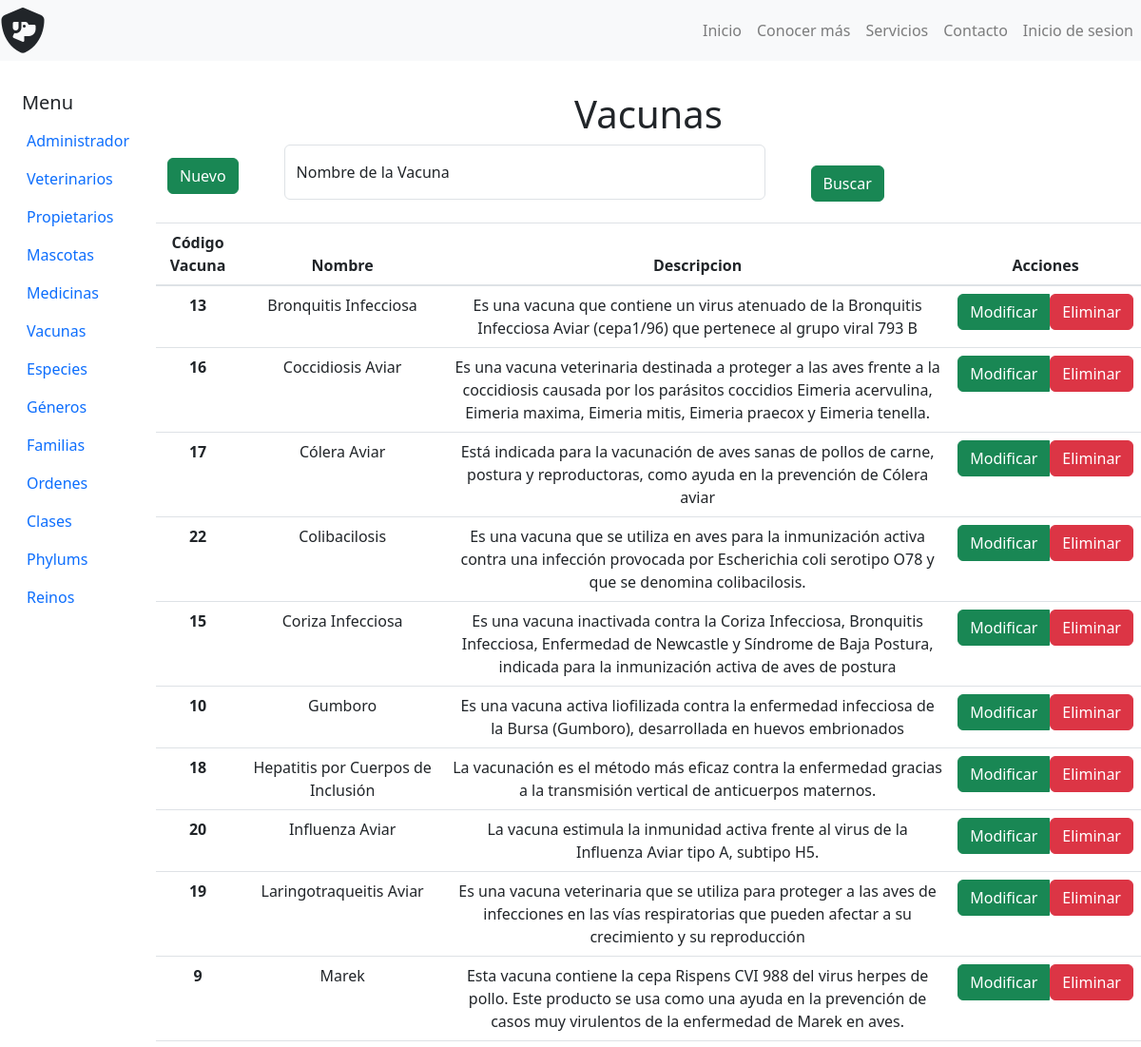
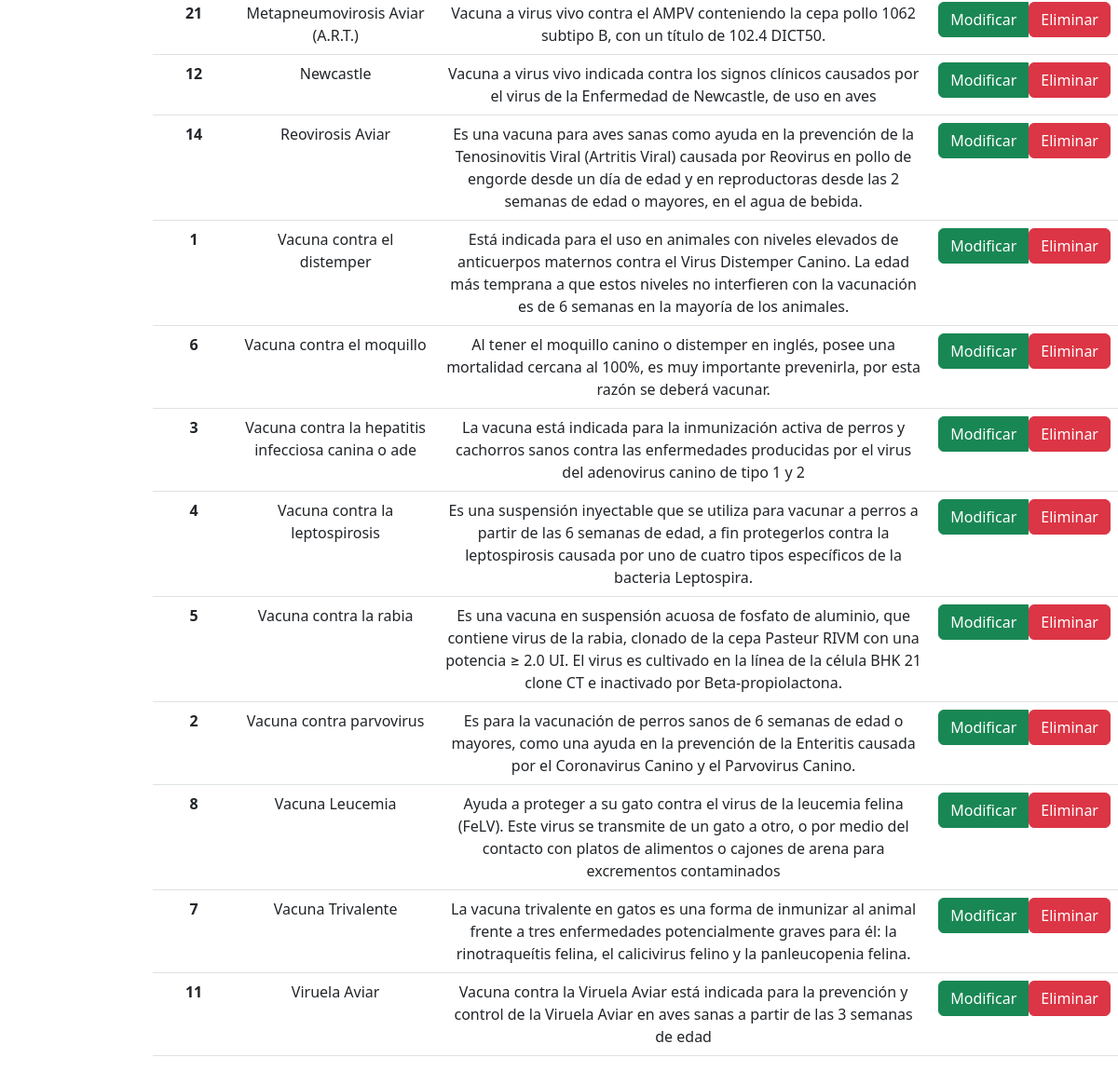
/admin_vacunas.php, run on the app's committed database (2 pictures, top to bottom).
### tables this page shows
CREATE TABLE `tbl_vacunas` (
  `cod_vacuna` int(10) NOT NULL,
  `nombre` varchar(50) NOT NULL,
  `descripcion` varchar(255) NOT NULL
);

### php/vacuna/datos_vacunas_admin.php (called while the page is built, shortened)
<?php
	include_once($_SERVER['DOCUMENT_ROOT'].'/Veterinaria/php/Connect.php');
	$datos_vacunas_query = "select * from tbl_vacunas order by nombre";
	$datos_vacunas = $pdo->prepare($datos_vacunas_query);
	$datos_vacunas->execute();
	$resultado_vacunas = $datos_vacunas->fetchAll();
 ?>

### admin_vacunas.php (the view, shortened to what this page needs)
<?php
    include('php/vacuna/datos_vacunas_admin.php');
?>
<!DOCTYPE html>
<html lang="en">
    <head>
        <link rel="stylesheet" href="Bootstrap/css/bootstrap.min.css">
    </head>
    <body>
        <?php include('nav-bar.php'); ?>
        <div class="container-fluid mt-5">
            <div class="row text-center mt-5">
                <?php include('nav-bar_admin.php'); ?>
                <section class="col  ms-5 mt-5">
                   <div class="text-start">
                        <div class="row text-center">
                            <h1>Vacunas</h1>
                            <div class="col d-flex align-items-center">
                                <header>
                                    <button type="button" class="btn btn-success mb-3" data-bs-toggle="modal" data-bs-target="#Nueva-Vacuna"> Nuevo </button>
                                </header>
                                <form class="form-floating ms-5 w-50" id="form_buscar" method="GET" action="">
                                        <input type="text" name="nombre_vacuna" class="form-control mb-4" id="floatingInput" placeholder="Buscar Administradores">
                                        <label for="floatingInput">Nombre de la Vacuna</label>
                                </form>
                                <button class="btn btn-success ml-5" onclick="document.getElementById('form_buscar').submit();" >Buscar</button>
                            </div>
                               <table class="table">
                                    <thead>
                                    <tr>
                                        <th scope="col">Código Vacuna </th>
                                        <th scope="col">Nombre </th>
                                        <th scope="col">Descripcion </th>
                                        <th scope="col"> Acciones</th>
                                    </tr>
                                    </thead>
                                    <tbody>
                                      <?php
                                        foreach ($resultado_vacunas as $data): ?>
                                    <tr>
                                        <th scope="row"><?php echo $data['cod_vacuna']; ?></th>
                                        <td><?php echo $data['nombre']; ?></td>
                                        <td><?php echo $data['descripcion']; ?></td>
                                        <td>
                                            <div class="btn-group">
                                                <button class="btn btn-success edit" value="<?php echo $data['cod_vacuna'] ?>" data-bs-toggle="modal" data-bs-target="#Modificar-Vacuna<?php echo $data['cod_vacuna'] ?>"><span>Modificar</span></button>
                                                <a href="php/vacuna/delete_vacuna.php?codigo=<?php echo $data['cod_vacuna'] ?>">
                                                    <button class="btn btn-danger"> Eliminar </button>
                                                </a>
                                            </div>
                                        </td>
                                    </tr>
                                    <?php endforeach ?>
                                    </tbody>
                                </table>
                            </div>
                        </div>
                   </div>
            </div>
    </body>
</html>

### data on the page
tbl_vacunas: cod_vacuna "13", nombre "Bronquitis Infecciosa", descripcion "Es una vacuna que contiene un virus atenuado de la Bronquitis Infecciosa Aviar (cepa1/96) que pertenece al grupo viral 793 B"
tbl_vacunas: cod_vacuna "16", nombre "Coccidiosis Aviar", descripcion "Es una vacuna veterinaria destinada a proteger a las aves frente a la coccidiosis causada por los parásitos coccidios Eimeria acervulina, Eimeria maxima, Eimeria mitis, Eimeria praecox y Eimeria tenella."
tbl_vacunas: cod_vacuna "17", nombre "Cólera Aviar", descripcion "Está indicada para la vacunación de aves sanas de pollos de carne, postura y reproductoras, como ayuda en la prevención de Cólera aviar"
tbl_vacunas: cod_vacuna "22", nombre "Colibacilosis", descripcion "Es una vacuna que se utiliza en aves para la inmunización activa contra una infección provocada por Escherichia coli serotipo O78 y que se denomina colibacilosis."
tbl_vacunas: cod_vacuna "15", nombre "Coriza Infecciosa", descripcion "Es una vacuna inactivada contra la Coriza Infecciosa, Bronquitis Infecciosa, Enfermedad de Newcastle y Síndrome de Baja Postura, indicada para la inmunización activa de aves de postura"
tbl_vacunas: cod_vacuna "10", nombre "Gumboro", descripcion "Es una vacuna activa liofilizada contra la enfermedad infecciosa de la Bursa (Gumboro), desarrollada en huevos embrionados"
tbl_vacunas: cod_vacuna "18", nombre "Hepatitis por Cuerpos de Inclusión", descripcion "La vacunación es el método más eficaz contra la enfermedad gracias a la transmisión vertical de anticuerpos maternos."
tbl_vacunas: cod_vacuna "20", nombre "Influenza Aviar", descripcion "La vacuna estimula la inmunidad activa frente al virus de la Influenza Aviar tipo A, subtipo H5."
tbl_vacunas: cod_vacuna "19", nombre "Laringotraqueitis Aviar", descripcion "Es una vacuna veterinaria que se utiliza para proteger a las aves de infecciones en las vías respiratorias que pueden afectar a su crecimiento y su reproducción"
tbl_vacunas: cod_vacuna "9", nombre "Marek", descripcion "Esta vacuna contiene la cepa Rispens CVI 988 del virus herpes de pollo. Este producto se usa como una ayuda en la prevención de casos muy virulentos de la enfermedad de Marek en aves."
tbl_vacunas: cod_vacuna "21", nombre "Metapneumovirosis Aviar (A.R.T.)", descripcion "Vacuna a virus vivo contra el AMPV conteniendo la cepa pollo 1062 subtipo B, con un título de 102.4 DICT50."
tbl_vacunas: cod_vacuna "12", nombre "Newcastle", descripcion "Vacuna a virus vivo indicada contra los signos clínicos causados por el virus de la Enfermedad de Newcastle, de uso en aves"
tbl_vacunas: cod_vacuna "14", nombre "Reovirosis Aviar", descripcion "Es una vacuna para aves sanas como ayuda en la prevención de la Tenosinovitis Viral (Artritis Viral) causada por Reovirus en pollo de engorde desde un día de edad y en reproductoras desde las 2 semanas de edad o mayores, en el agua de bebida."
tbl_vacunas: cod_vacuna "1", nombre "Vacuna contra el distemper", descripcion "Está indicada para el uso en animales con niveles elevados de anticuerpos maternos contra el Virus Distemper Canino. La edad más temprana a que estos niveles no interfieren con la vacunación es de 6 semanas en la mayoría de los animales."
tbl_vacunas: cod_vacuna "6", nombre "Vacuna contra el moquillo", descripcion "Al tener el moquillo canino o distemper en inglés, posee una mortalidad cercana al 100%, es muy importante prevenirla, por esta razón se deberá vacunar."
tbl_vacunas: cod_vacuna "3", nombre "Vacuna contra la hepatitis infecciosa canina o ade", descripcion "La vacuna está indicada para la inmunización activa de perros y cachorros sanos contra las enfermedades producidas por el virus del adenovirus canino de tipo 1 y 2"
tbl_vacunas: cod_vacuna "4", nombre "Vacuna contra la leptospirosis", descripcion "Es una suspensión inyectable que se utiliza para vacunar a perros a partir de las 6 semanas de edad, a fin protegerlos contra la leptospirosis causada por uno de cuatro tipos específicos de la bacteria Leptospira."
tbl_vacunas: cod_vacuna "5", nombre "Vacuna contra la rabia", descripcion "Es una vacuna en suspensión acuosa de fosfato de aluminio, que contiene virus de la rabia, clonado de la cepa Pasteur RIVM con una potencia ≥ 2.0 UI. El virus es cultivado en la línea de la célula BHK 21 clone CT e inactivado por Beta-propiolactona."
tbl_vacunas: cod_vacuna "2", nombre "Vacuna contra parvovirus", descripcion "Es para la vacunación de perros sanos de 6 semanas de edad o mayores, como una ayuda en la prevención de la Enteritis causada por el Coronavirus Canino y el Parvovirus Canino."
tbl_vacunas: cod_vacuna "8", nombre "Vacuna Leucemia", descripcion "Ayuda a proteger a su gato contra el virus de la leucemia felina (FeLV). Este virus se transmite de un gato a otro, o por medio del contacto con platos de alimentos o cajones de arena para excrementos contaminados"
tbl_vacunas: cod_vacuna "7", nombre "Vacuna Trivalente", descripcion "La vacuna trivalente en gatos es una forma de inmunizar al animal frente a tres enfermedades potencialmente graves para él: la rinotraqueítis felina, el calicivirus felino y la panleucopenia felina."
tbl_vacunas: cod_vacuna "11", nombre "Viruela Aviar", descripcion "Vacuna contra la Viruela Aviar está indicada para la prevención y control de la Viruela Aviar en aves sanas a partir de las 3 semanas de edad"
